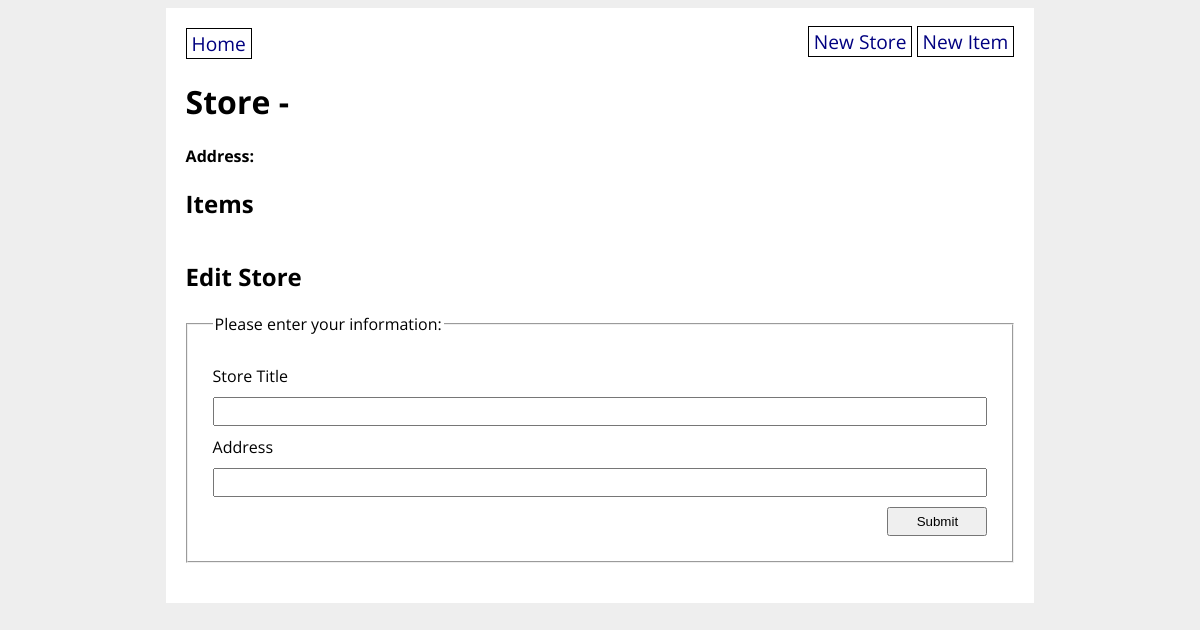
The page /store/3 on the database as committed earlier.
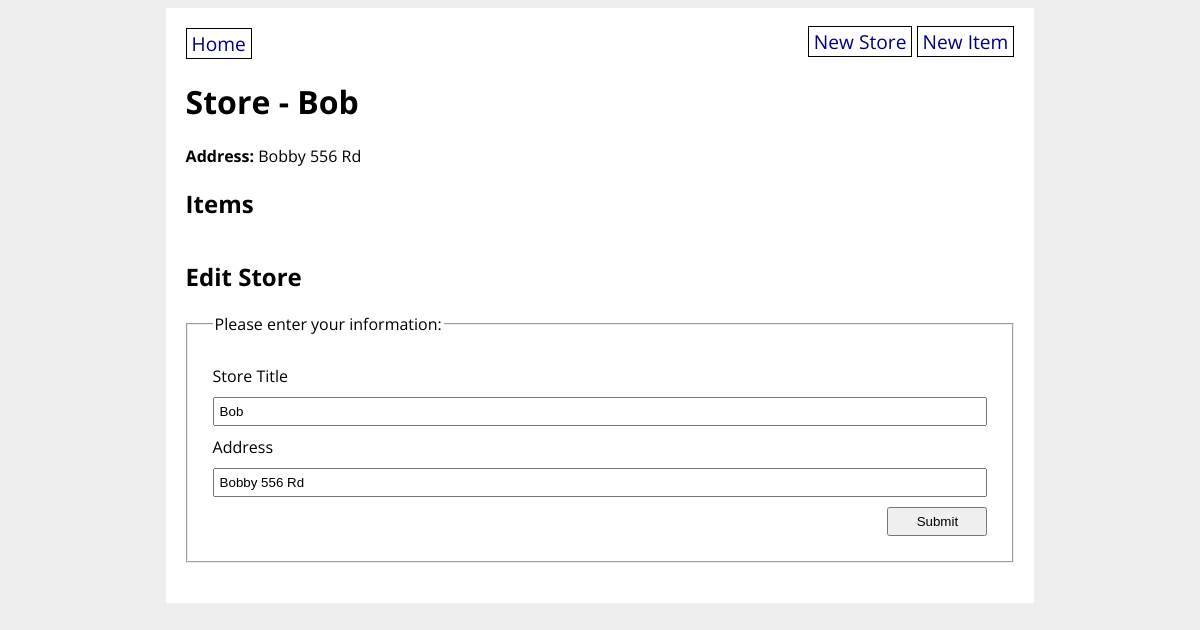
The same page on the database as committed later.
### grocery_app/models.py (models this page shows)
class GroceryStore(db.Model):
    id = db.Column(db.Integer, primary_key=True)
    title = db.Column(db.String(80), nullable=False)
    address = db.Column(db.String(200), nullable=False)
    items = db.relationship('GroceryItem', back_populates='store')

### grocery_app/routes.py (the view)
@main.route('/store/<store_id>', methods=['GET', 'POST'])
def store_detail(store_id):
    store = GroceryStore.query.get(store_id)
    form = GroceryStoreForm(obj=store)
    if form.validate_on_submit():
        store.title=form.title.data,
        store.address=form.address.data
        db.session.commit()
        flash('Store was updated successfully.')
        return redirect(url_for('main.store_detail', store_id=store.id)) # might need to change grocery_id later
    return render_template('store_detail.html', store=store, form=form)

### grocery_app/forms.py (shortened to what this page needs)
class GroceryStoreForm(FlaskForm):
    title = StringField('Store Title',
        validators=[
            DataRequired(),
            Length(min=3, max=80, message="Your title needs to be betweeen 3 and 80 chars")
        ])
    address = StringField('Address',
        validators=[
            DataRequired(),
            Length(min=3, max=80, message="Your Address needs to be betweeen 3 and 80 chars")
        ])
    submit = SubmitField('Submit')

### grocery_app/templates/store_detail.html (shortened to what this page needs)
{% extends 'base.html' %}
{% block content %}
<h1>Store - {{ store.title }}</h1>
<strong>Address:</strong> {{ store.address }}
<h2>Items</h2>
<h2>Edit Store</h2>
<form>
    <fieldset>
        <legend>Please enter your information:</legend>
            {{ form.title.label }}
            {{ form.title }}
            {{ form.address.label }}
            {{ form.address }}
        <input type="submit" value="Submit">
    </fieldset>
</form>
{% endblock %}

Rows that differ between the two databases and show on the page:
added GroceryStore: title "Bob", address "Bobby 556 Rd"
